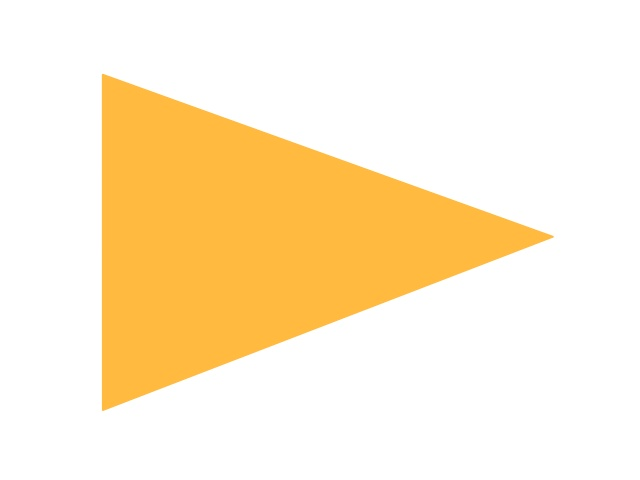
#> input picture E7-images/0027.jpg, 640 x 480 px
$ python -i image_processing.py   (imports and definitions only)
#> lines starting #> are read from the running program, lines starting #| are printed output that depends on the picture; after the words box and inside, x2 and y2 are one past the last pixel; in counts of white or black regions, pixels touching at a corner belong together

import cv2
import numpy as np

def create_bounding_box(image):
    hsv = cv2.cvtColor(image, cv2.COLOR_BGR2HSV)
    lower_yellow = np.array([15, 100, 100])
    upper_yellow = np.array([45, 255, 255])
    yellow_mask = cv2.inRange(hsv, lower_yellow, upper_yellow)
    contours, _ = cv2.findContours(yellow_mask, cv2.RETR_EXTERNAL, cv2.CHAIN_APPROX_SIMPLE)
    for contour in contours:
        rect = cv2.minAreaRect(contour)
        box = cv2.boxPoints(rect)
        box = np.int0(box)
        cv2.drawContours(image, [box], 0, (0, 255, 0), 3)
        length = max(rect[1])/10
        width = min(rect[1])/10
    return length, width

def calculate_complexity(image):
    hsv = cv2.cvtColor(image, cv2.COLOR_BGR2HSV)
    lower_yellow = np.array([20, 100, 100])
    upper_yellow = np.array([30, 255, 255])
    yellow_mask = cv2.inRange(hsv, lower_yellow, upper_yellow)
    contours, _ = cv2.findContours(yellow_mask, cv2.RETR_EXTERNAL, cv2.CHAIN_APPROX_SIMPLE)
    total_complexity = 0
    for contour in contours:
        area = cv2.contourArea(contour)
        total_complexity += area
    return total_complexity

def classify_complexity(complexity):
    if complexity <= 100:
        return "Low"
    elif 100 <= complexity < 250:
        return "Medium"
    else:
        return "High"

def calculate_image_metrics(image_path):
#> called with image_path = 'E7-images/0027.jpg'
    image = cv2.imread(image_path)
#> image is the input picture: shape (480, 640, 3); mean B, G, R 207.3, 237.8, 254.9
    length, width = create_bounding_box(image)
#> in create_bounding_box, `hsv = cv2.cvtColor(image, cv2.COLOR_BGR2HSV)`: hsv: shape (480, 640, 3); mean H, S, V 7.1, 47.7, 254.9
#> in create_bounding_box, `yellow_mask = cv2.inRange(hsv, lower_yellow, upper_yellow)`:
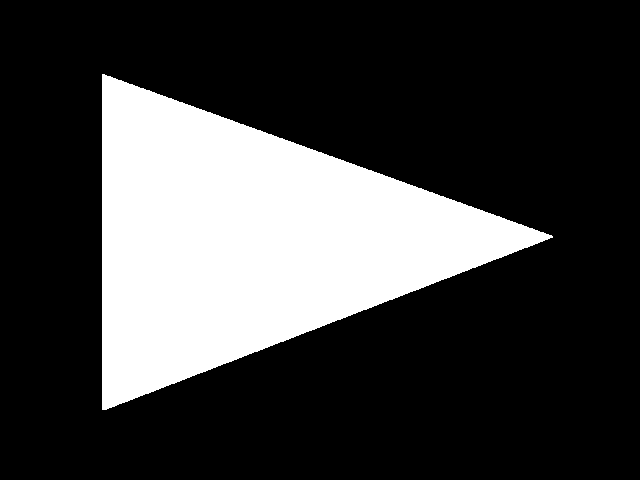
#> yellow_mask: shape (480, 640); 24.9% white; 1 white region
#> in create_bounding_box, `contours, _ = cv2.findContours(yellow_mask, cv2.RETR_EXTERNAL, cv2.CHA..`: contours = 1 contour; box (x1, y1, x2, y2) and area: (102, 74, 553, 410) 75938
#> the loop in create_bounding_box, `for contour in contours:` made 1 pass
#> (rect, box, length, width) on pass 1: (((327, 241.5), (335, 450), -90), [[552, 409], [102, 409], [102, 74], [552, 74]], 45, 33.5)
#> after the loop in create_bounding_box, `for contour in contours:`:
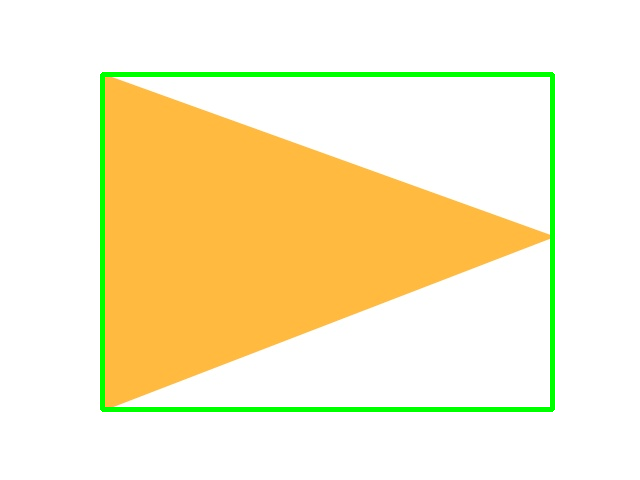
#> image: shape (480, 640, 3); 2.55% of pixels changed, all inside (x1, y1, x2, y2) = (100, 72, 555, 412)
#> length = 45; width = 33.5
    area = length * width
#> area = 1507.5
    complexity = calculate_complexity(image)
#> in calculate_complexity, `hsv = cv2.cvtColor(image, cv2.COLOR_BGR2HSV)`: hsv: shape (480, 640, 3); mean H, S, V 8.4, 53.5, 254.9
#> in calculate_complexity, `yellow_mask = cv2.inRange(hsv, lower_yellow, upper_yellow)`:
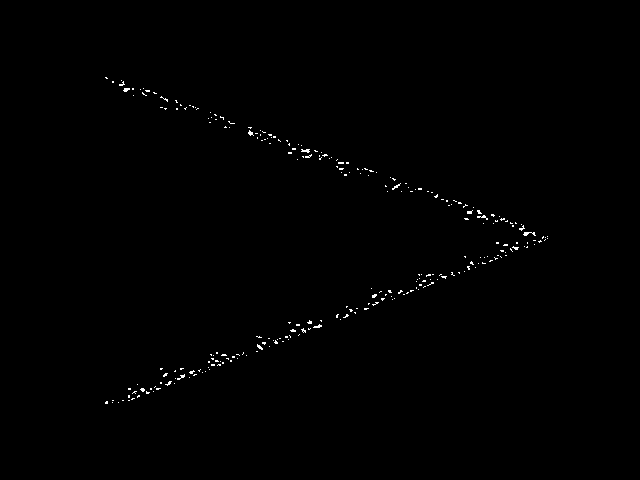
#> yellow_mask: shape (480, 640); 0.43% white in thin lines or dots, all inside (x1, y1, x2, y2) = (105, 77, 548, 404)
#> in calculate_complexity, `contours, _ = cv2.findContours(yellow_mask, cv2.RETR_EXTERNAL, cv2.CHA..`: contours = 270 contours, all with area under 20
#> the loop in calculate_complexity, `for contour in contours:` made 270 passes
#> (contour, area, total_complexity) on passes 1, 2, 4: ([[118, 402]], 0, 0), ([[112, 402]], 0, 0), ([[128, 400], [129, 400]], 0, 3.5)
#> after the loop in calculate_complexity, `for contour in contours:`: total_complexity = 414.5
#> complexity = 414.5
    shape = width / length
#> shape = 0.744
    return length, width, area, shape, complexity

>>> result = calculate_image_metrics('E7-images/0027.jpg')
#> result = (45, 33.5, 1507.5, 0.744, 414.5)

$ run again, on E7-images/0061.jpg
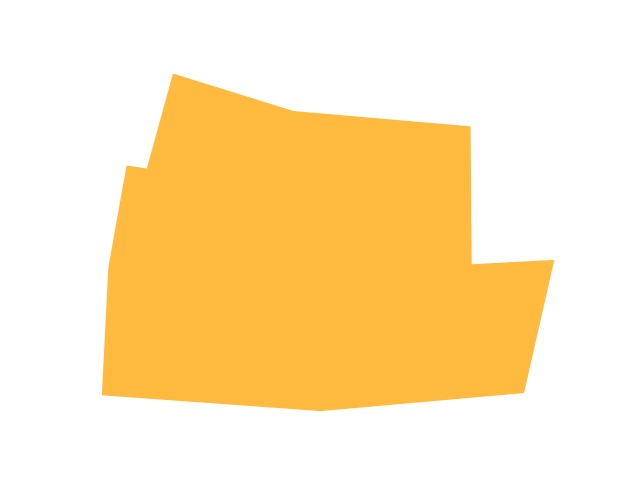
#> input picture E7-images/0061.jpg, 640 x 480 px
#> in calculate_image_metrics, image is the input picture: shape (480, 640, 3); mean B, G, R 184.6, 229.5, 254.9
#> in create_bounding_box, `yellow_mask = cv2.inRange(hsv, lower_yellow, upper_yellow)`:
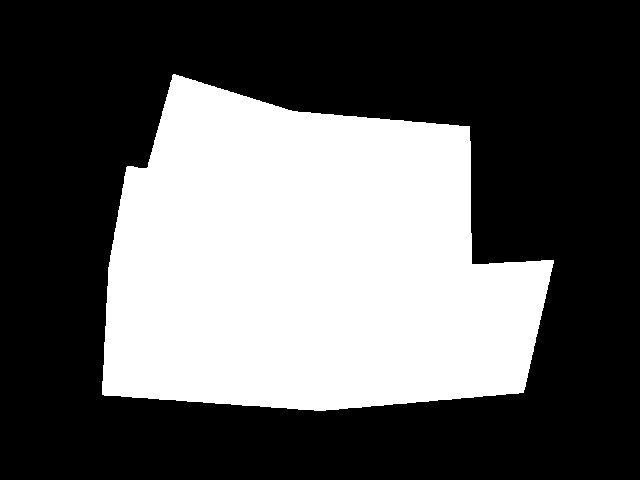
#> yellow_mask: shape (480, 640); 36.8% white; 1 white region
#> in create_bounding_box, `contours, _ = cv2.findContours(yellow_mask, cv2.RETR_EXTERNAL, cv2.CHA..`: contours = 1 contour; box (x1, y1, x2, y2) and area: (102, 74, 554, 411) 112456
#> the loop in create_bounding_box, `for contour in contours:` made 1 pass
#> (rect, box, length, width) on pass 1: (((329.8, 268.2), (328.5, 437.7), -79.97), [[516, 468], [85, 391], [142, 68], [573, 144]], 43.77, 32.85)
#> in calculate_image_metrics, `length, width = create_bounding_box(image)`: length = 43.77; width = 32.85
#> in calculate_image_metrics, `area = length * width`: area = 1437.6
#> in calculate_complexity, `yellow_mask = cv2.inRange(hsv, lower_yellow, upper_yellow)`:
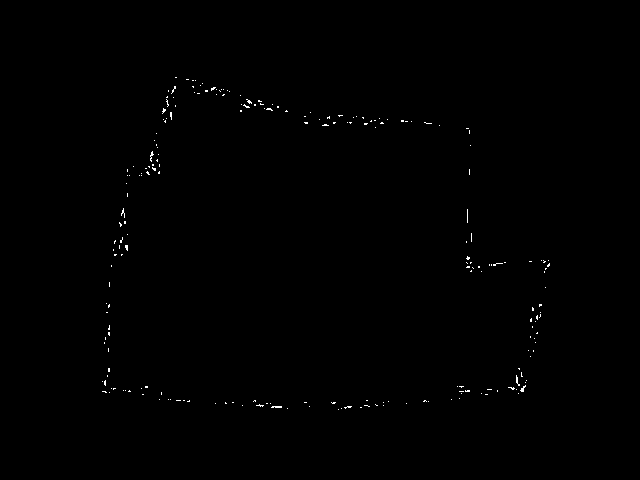
#> yellow_mask: shape (480, 640); 0.28% white in thin lines or dots, all inside (x1, y1, x2, y2) = (102, 77, 550, 410)
#> in calculate_complexity, `contours, _ = cv2.findContours(yellow_mask, cv2.RETR_EXTERNAL, cv2.CHA..`: contours = 221 contours, all with area under 20
#> the loop in calculate_complexity, `for contour in contours:` made 221 passes
#> (contour, area, total_complexity) on passes 1 to 3: ([[338, 409]], 0, 0), ([[341, 408]], 0, 0), ([[287, 408]], 0, 0)
#> after the loop in calculate_complexity, `for contour in contours:`: total_complexity = 198
#> shape = 0.75
#> result = (43.77, 32.85, 1437.6, 0.75, 198)

$ run again, on E7-images/0078.jpg
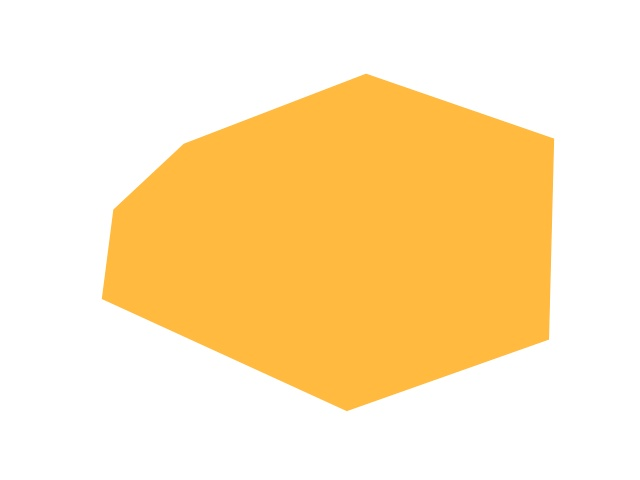
#> input picture E7-images/0078.jpg, 640 x 480 px
#> in calculate_image_metrics, image is the input picture: shape (480, 640, 3); mean B, G, R 187.2, 230.5, 254.9
#> in create_bounding_box, `yellow_mask = cv2.inRange(hsv, lower_yellow, upper_yellow)`:
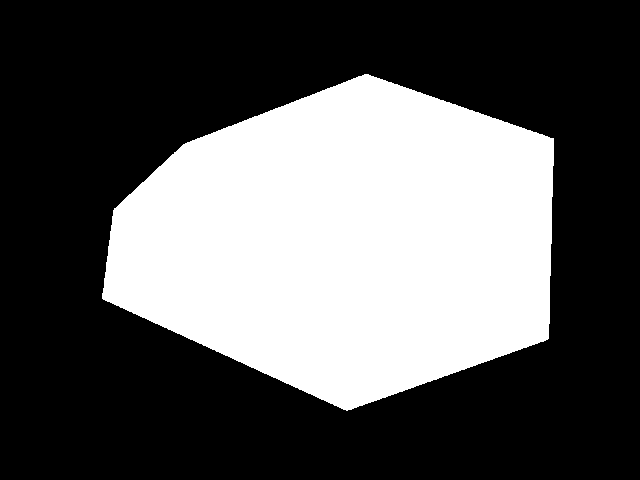
#> yellow_mask: shape (480, 640); 35.5% white; 1 white region
#> in create_bounding_box, `contours, _ = cv2.findContours(yellow_mask, cv2.RETR_EXTERNAL, cv2.CHA..`: contours = 1 contour; box (x1, y1, x2, y2) and area: (102, 74, 554, 411) 108330
#> the loop in create_bounding_box, `for contour in contours:` made 1 pass
#> (rect, box, length, width) on pass 1: (((343.2, 237.2), (324.8, 453), -70.97), [[504, 464], [76, 316], [182, 9], [610, 157]], 45.3, 32.48)
#> in calculate_image_metrics, `length, width = create_bounding_box(image)`: length = 45.3; width = 32.48
#> in calculate_image_metrics, `area = length * width`: area = 1471.5
#> in calculate_complexity, `yellow_mask = cv2.inRange(hsv, lower_yellow, upper_yellow)`:
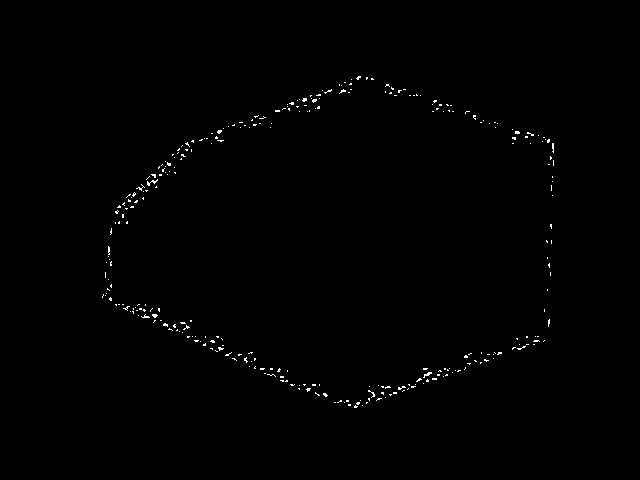
#> yellow_mask: shape (480, 640); 0.5% white in thin lines or dots, all inside (x1, y1, x2, y2) = (102, 76, 554, 408)
#> in calculate_complexity, `contours, _ = cv2.findContours(yellow_mask, cv2.RETR_EXTERNAL, cv2.CHA..`: contours = 310 contours, all with area under 20
#> the loop in calculate_complexity, `for contour in contours:` made 310 passes
#> (contour, area, total_complexity) on passes 1, 3, 4: ([[362, 405]], 0, 0), ([[348, 404], [348, 405], [350, 405], [350, 404]], 2, 5.5), ([[366, 402], [366, 403], [367, 402]], 0.5, 6)
#> after the loop in calculate_complexity, `for contour in contours:`: total_complexity = 461.5
#> shape = 0.717
#> result = (45.3, 32.48, 1471.5, 0.717, 461.5)
